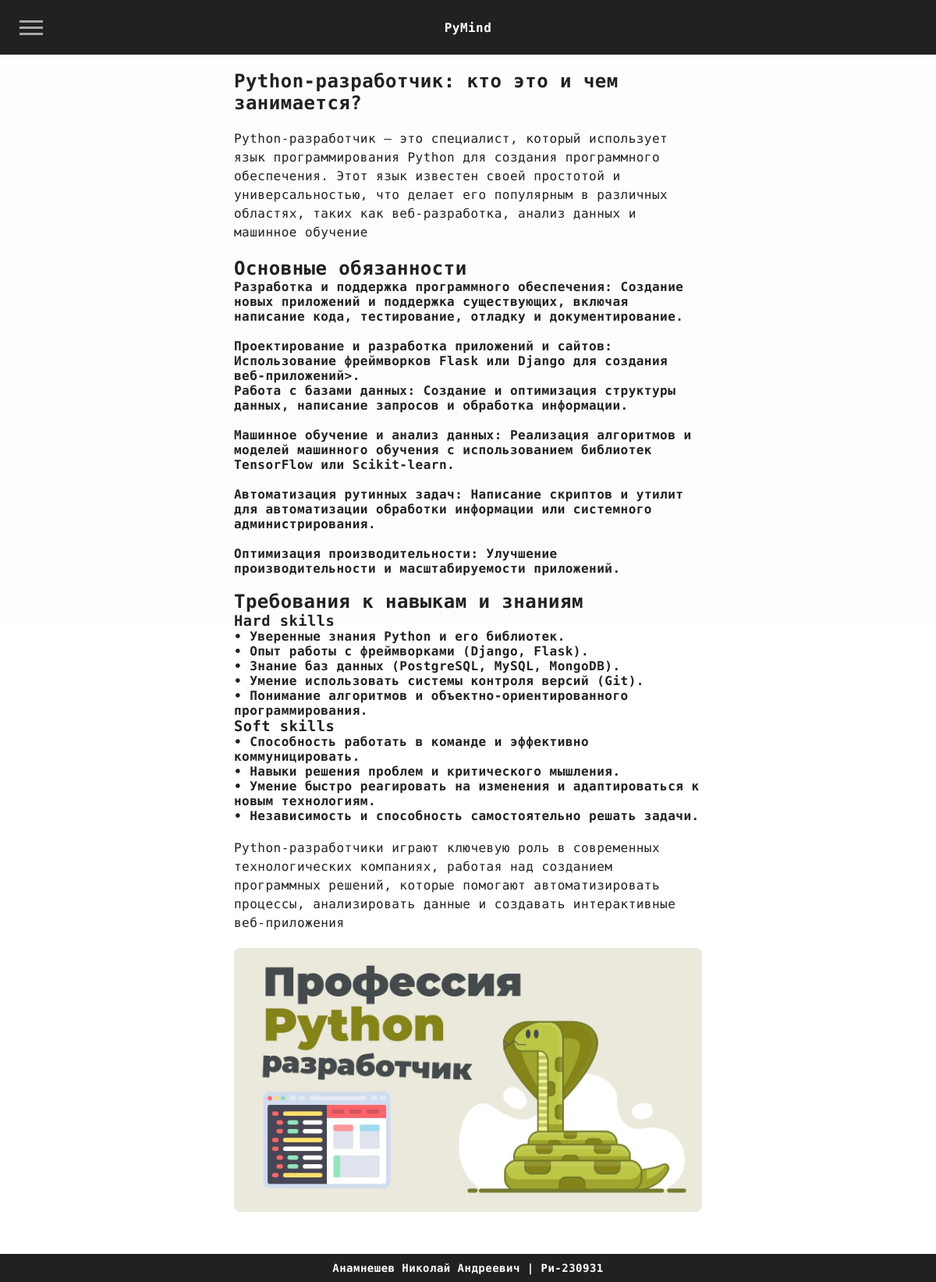
The page / on the database its author committed.
### mainPython/models.py (models this page shows, shortened)
class MainPageContent(models.Model):
    titlePage = models.CharField(max_length=200, verbose_name='заголовок')
    titleContent = models.CharField(max_length=200, verbose_name='заголовок темы')
    contentPage = models.TextField(verbose_name='контент(html)')

### mainPython/views.py (the view)
# urls.py: path('', views.getMainPage, name = 'mainPage'),
def getMainPage(request):
    return render(request, 'MainPython/mainPage.html', {'Main_Page_Content': MainPageContent.objects.first()})

### mainPython/templates/mainPython/mainPage.html (shortened to what this page needs)
{% extends 'mainPython/layout.html' %}
{% load static %}
{% block titleContent %}
    {{ Main_Page_Content.titleContent }}
{% endblock %}
{% block contentPage %}
    {{ Main_Page_Content.contentPage|safe }}
    <img src="{% static 'mainPython/img/profetion.jpg' %}" >
{% endblock %}

### mainPython/static/mainPython/css/style.css (style rules this page uses)
* { outline: none; }
strong { font-weight: 600; }
img { display: block; margin: 20px auto; width: 1200px; max-width: 100%; height: auto; border-radius: 8px; }
main p { line-height: 1.5; font-weight: 200; margin: 20px 0; }
* { margin: 0; padding: 0; box-sizing: border-box; }
html, body { height: 100%; }
h1, h2, h3, h4 { margin: 0; }
ul { padding: 0; list-style: none; }
img { vertical-align: middle; height: auto; width: 100%; margin-bottom: 70px; }

### rows shown on the page
MainPageContent: titleContent "Python-разработчик: кто это и чем занимается?", contentPage "Python-разработчик – это специалист, который использует язык программирования Python для создания программного обеспечения. Этот язык известен своей простотой и универсальностью, что делает его популярным в различных областях, таких как веб-разработка, анализ данных и машинное обучение Основные обязанности Разработка и поддержка программного обеспечения : Создание новых приложений и поддержка существующих, включая написание кода, тестирование, отладку и документирование. Проектирование и разработка приложений и сайтов : Использование фреймворков Flask или Django для создания веб-приложений>. Работа с базами данных : Создание и оптимизация структуры данных, написание запросов и обработка…"
